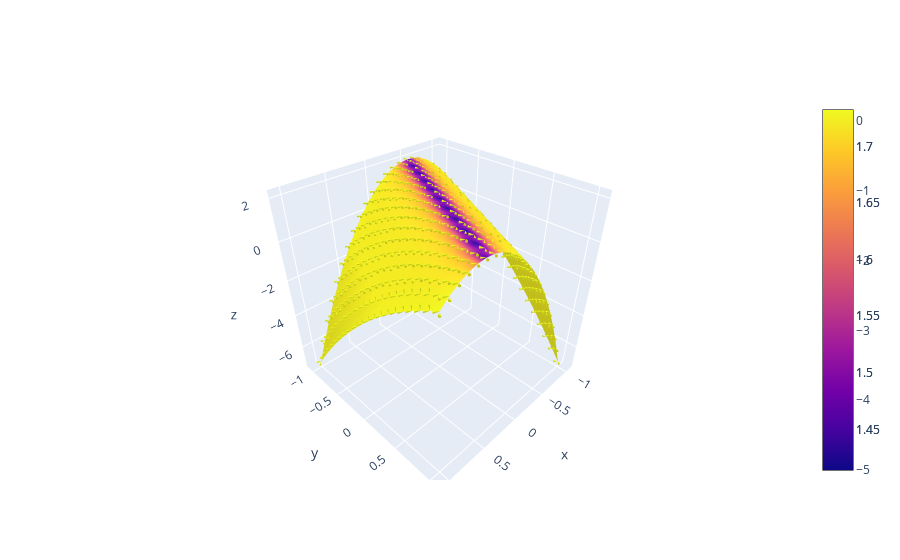

Notebook code cell kept with this figure:
### Code cell
K, H, k1, k2, k1vec, k2vec = curvature_discrete_parametric(X, Y, Z)

print('k1[10,10]', k1[10,10])
print('k2[10,10]', k2[10,10])
print('k1vec[10,10]', k1vec[10,10])
print('k2vec[10,10]', k2vec[10,10])
print('k1vec * k2vec', np.dot(k1vec[10,10], k2vec[10,10]))
print('K[10,10]', K[10,10])
print('H[10,10]', H[10,10])

# print(k1vec[1,1])
# print(k2vec[1,1])
# print(np.dot(k1vec[1,1], k2vec[1,1]))

# fig = px.imshow(k2, labels=dict(x="X", y="Y", color="k2"),)


fig = go.Figure(
    data=[
        go.Cone(
            x=X.ravel(),
            y=Y.ravel(),
            z=Z.ravel(),
            u=k2vec[:, :, 0].ravel(),
            v=k2vec[:, :, 1].ravel(),
            w=k2vec[:, :, 2].ravel(),
            # u=k2vec[:, 0].ravel(),
            # v=k2vec[:, 1].ravel(),
            # w=k2vec[:, 2].ravel(),
            # sizemode="absolute",
            # sizeref=2,
            anchor="tip",
        ),
        go.Cone(
            x=X.ravel(),
            y=Y.ravel(),
            z=Z.ravel(),
            u=k1vec[:, :, 0].ravel(),
            v=k1vec[:, :, 1].ravel(),
            w=k1vec[:, :, 2].ravel(),
            # sizemode="absolute",
            # sizeref=1,
            anchor="tip",
        ),
    ]
)
fig.add_trace(go.Surface(x=X, y=Y, z=Z, surfacecolor=H)) # , surfacecolor=H
fig.show()

### Figure 1 — Plotly figure (JSON) as saved in the notebook; plotly's stock layout.template omitted (floating-point values rounded to 4 significant figures; data arrays with more than 128 entries replaced by an {"elided": "..."} marker saying what was removed)
{"data": [{"anchor": "tip", "type": "cone", "u": {"elided": "441 int values"}, "v": {"elided": "441 int values"}, "w": {"elided": "441 int values"}, "x": {"elided": "441 float values"}, "y": {"elided": "441 float values"}, "z": {"elided": "441 float values"}}, {"anchor": "tip", "type": "cone", "u": {"elided": "441 int values"}, "v": {"elided": "441 int values"}, "w": {"elided": "441 int values"}, "x": {"elided": "441 float values"}, "y": {"elided": "441 float values"}, "z": {"elided": "441 float values"}}, {"surfacecolor": {"elided": "21x21 float values"}, "type": "surface", "x": {"elided": "21x21 float values"}, "y": {"elided": "21x21 float values"}, "z": {"elided": "21x21 float values"}}], "layout": {}}
